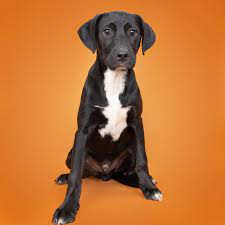
#> input picture CVDL_LAB/LAB1/images.jpg, 225 x 225 px
$ jupyter execute --allow-errors 'LAB_1 (2).ipynb'
#> lines starting #> are read from the running program, lines starting #| are printed output that depends on the picture
[cell 1]
import cv2
import matplotlib.pyplot as plt
import numpy as np

[cell 2]
img = cv2.imread('images.jpg')
#> img is the input picture: shape (225, 225, 3); mean B, G, R 54.7, 115.7, 191.4

[cell 3]
plt.imshow(img)

[cell 4]
img_rgb = cv2.cvtColor(img, cv2.COLOR_BGR2RGB)

[cell 5]
plt.imshow(img_rgb)

[cell 6]
print("The image is of size : ",img_rgb.shape)
#| The image is of size :  (225, 225, 3)

[cell 7]
gray = cv2.cvtColor(img, cv2.COLOR_BGR2GRAY)

[cell 8]
plt.imshow(gray)
plt.show()

[cell 9]
plt.imshow(gray, cmap='gray')
plt.show()

[cell 10]
plt.imshow(img_rgb[:,:,0],cmap='gray')
plt.show()
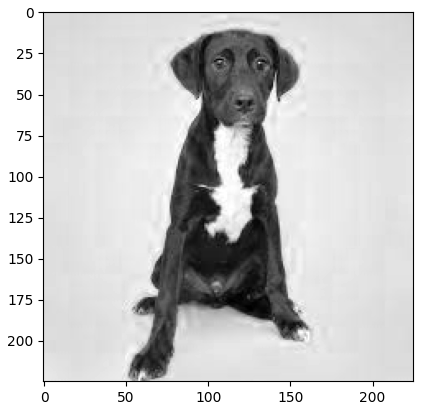
#> figure drawn by matplotlib, 1 panel

[cell 11]
fig = plt.figure(figsize=(5, 5))
ax = fig.add_subplot()
ax.imshow(img_rgb)
ax.set_title("Image")
plt.show()

[cell 12]
resized = cv2.resize(img_rgb, (300, 300))

[cell 13]
lined_img= img_rgb.copy()
cv2.line(lined_img, (50, 80), (120, 80), (255, 0, 0), 4)
cv2.rectangle(lined_img, (60, 60), (160, 160), (0, 255, 0), 3)
cv2.circle(lined_img, (120, 120), 40, (0, 0, 255), -1)
plt.imshow(lined_img)
plt.show()

### Modify the position of a dog in an image by manipulating its coordinates using NumPy

[cell 14]
plt.imshow(img_rgb[:90,30:120])
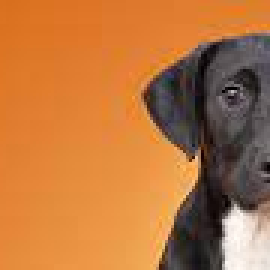
#> shown: shape (90, 90, 3) (shown 3 times larger); mean R, G, B 184.7, 117.7, 63.2

[cell 15]
img_rgb[0:90,-90:] = img_rgb[:90,30:120]
#> img_rgb: shape (225, 225, 3); mean R, G, B 186.6, 114.7, 56.6

[cell 16]
plt.imshow(img_rgb)

### Increase the Brightness

[cell 17]
image = img_rgb.copy()
bright_incr = 50

plt.imshow(image)
plt.show()
height = image.shape[0]
#> height = 225
width = image.shape[1]
#> width = 225
for i in range(height):
    for j in range(width):
        for k in range(3):
            image[i][j][k]=min(image[i][j][k]+bright_incr,255)
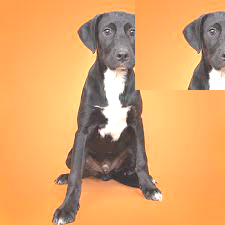
#> image: shape (225, 225, 3); mean R, G, B 219.9, 164.1, 106.1
plt.imshow(image)

# Inbuilt Function
brightened_image = cv2.add(image, bright_incr)
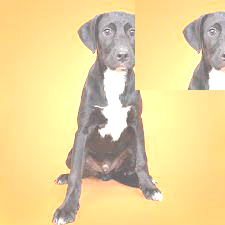
#> brightened_image: shape (225, 225, 3); mean R, G, B 232.5, 212.4, 154.8

### Decrease the Brightness [Contrast]

[cell 18]
image = img_rgb.copy()
bright_dec = 50

plt.imshow(image)
plt.show()

for i in range(height):
    for j in range(width):
        for k in range(3):
            image[i][j][k]=max(image[i][j][k]-bright_incr,0)
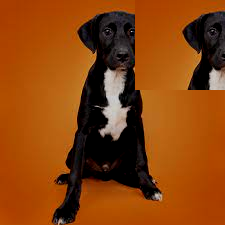
#> image: shape (225, 225, 3); mean R, G, B 138.2, 67.5, 13.2
plt.imshow(image)

# Inbuilt Function
contrasted_image = cv2.subtract(image, bright_dec)
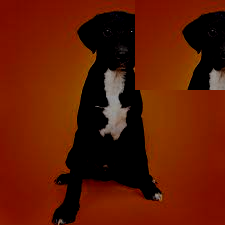
#> contrasted_image: shape (225, 225, 3); mean R, G, B 96.2, 26.9, 3.7

### Histogram Equalization

[cell 19]
gray = cv2.cvtColor(img_rgb, cv2.COLOR_BGR2GRAY)
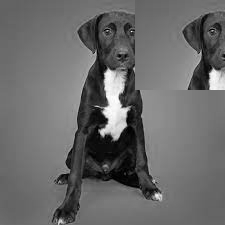
#> gray: shape (225, 225); min 0, max 255, mean 105.5
plt.imshow(gray,cmap='gray')
plt.show()

equalized_image = cv2.equalizeHist(gray)
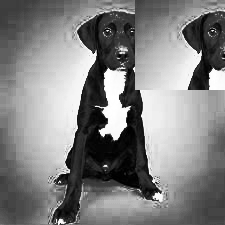
#> equalized_image: shape (225, 225); min 0, max 255, mean 129.2
plt.imshow(equalized_image,cmap='gray')
plt.show()

### Simple Blur

[cell 20]
# Average Filter / Simple Blur without library Function
image =img_rgb.copy()
for i in range(1,height-1):
    for j in range(1,width-1):
        for k in range(3):
            image[i][j][k]=np.average(image[i-1:i+2,j-1:j+2,k])
plt.imshow(image)

[cell 21]
simple_blur = cv2.blur(img_rgb,(3,3))
plt.imshow(simple_blur)

# GaussianBlur

[cell 22]
# GaussianBlur Filter without library function
arr = np.array([[1,2,1],[2,4,2],[1,2,1]])
arr = arr / arr.sum()
image =img_rgb.copy()

for i in range(1, height-1):
    for j in range(1, width-1):
        for k in range(3):
            region = image[i-1:i+2, j-1:j+2, k]
            image[i, j, k] = np.sum(region * arr)

plt.imshow(image)

[cell 23]
# GaussianBlur Filter with library function
image = img_rgb.copy()
gb=cv2.GaussianBlur(image,(3,3),0)
plt.imshow(gb)

### Sharpening

[cell 24]
sharpen = np.array([[0, -1, 0],
                              [-1, 5, -1],
                              [0, -1, 0]])
sharpened = cv2.filter2D(img_rgb, -1, sharpen)
plt.imshow(sharpened)
plt.show()

### Edge Detection

##### 1.Vertical Edges

[cell 25]
ver_kernel = np.array([[-1, 0, 1],
                   [-1, 0, 1],
                   [-1, 0, 1]])

ver_edg = cv2.filter2D(img_rgb, ddepth=-1, kernel=ver_kernel)
plt.imshow(ver_edg)

##### 2.Horizontal Edges

[cell 26]
hor_kernel = np.array([[-1, -1, -1],
                   [0, 0, 0],
                   [1, 1, 1]])

hor_edg = cv2.filter2D(img_rgb, ddepth=-1, kernel=hor_kernel)
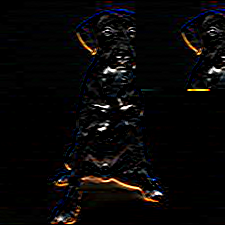
#> hor_edg: shape (225, 225, 3); mean R, G, B 8.9, 7.6, 7.6
plt.imshow(hor_edg)

### Take 2 images 1st - dog , 2nd - horse  and generate two new images having dog contains horse head and vice versa

[cell 27]
dog =cv2.imread('dog.png')
horse = cv2.imread('horse.png')
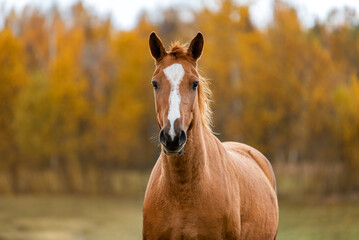
#> input picture CVDL_LAB/LAB1/horse.png, 359 x 240 px
#> horse is the input picture: shape (240, 359, 3); mean B, G, R 66.4, 115.4, 152.4
dog = cv2.cvtColor(img, cv2.COLOR_BGR2RGB)
horse = cv2.cvtColor(horse, cv2.COLOR_BGR2RGB)
#> (the rest of this cell did not finish here and is left out)
